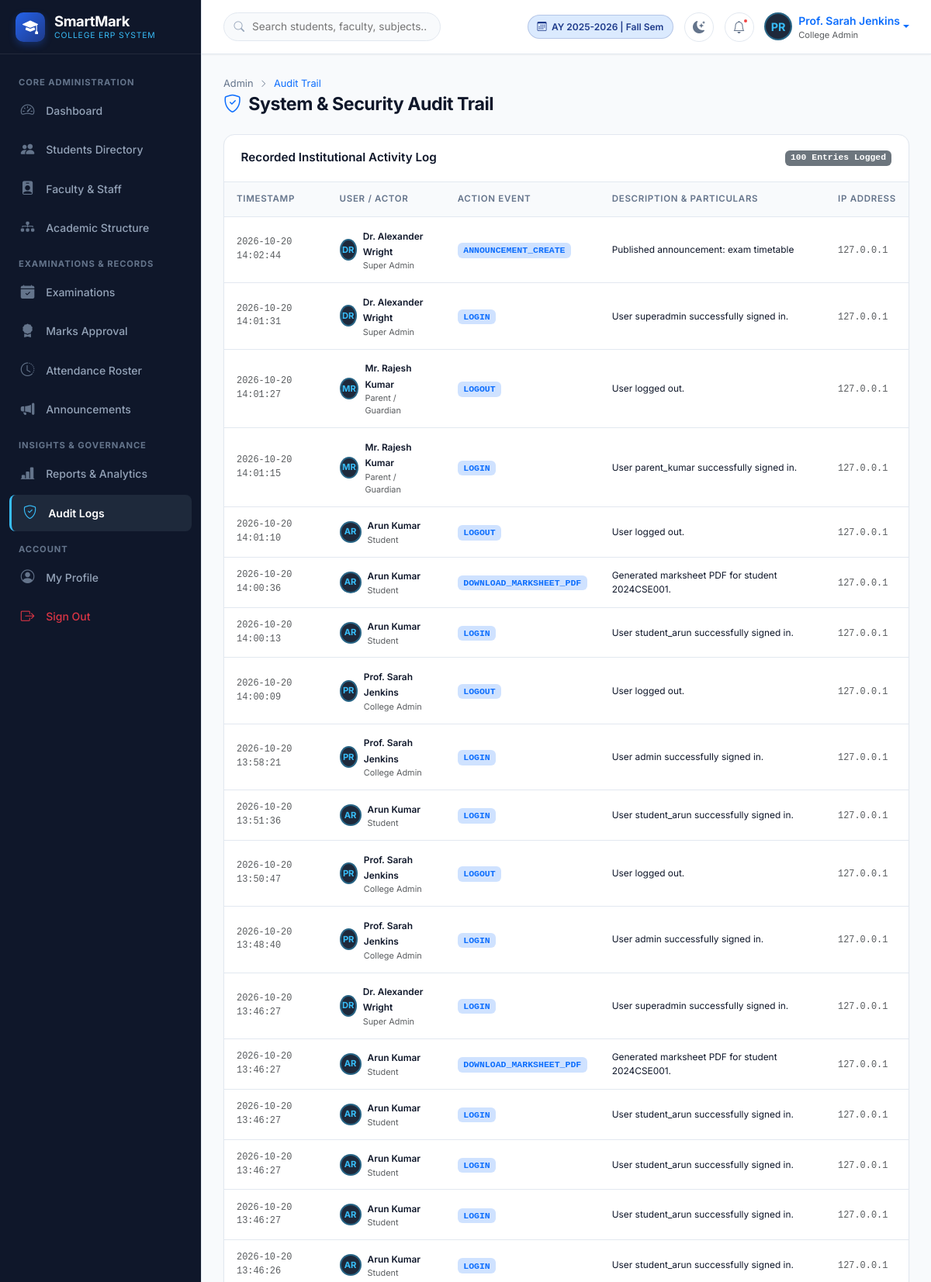
The page /admin/audit-logs (signed in, upper part) on the database its author committed.
### models/user.py (models this page shows, shortened)
class User(UserMixin, db.Model):
    __tablename__ = 'users'
    id = db.Column(db.Integer, primary_key=True)
    username = db.Column(db.String(64), unique=True, index=True, nullable=False)
    email = db.Column(db.String(120), unique=True, index=True, nullable=True)
    password_hash = db.Column(db.String(256), nullable=False)
    role = db.Column(db.String(20), nullable=False, default='student') # 'super_admin', 'admin', 'faculty', 'student', 'parent'
    full_name = db.Column(db.String(100), nullable=True)
    avatar_url = db.Column(db.String(255), nullable=True)
    is_active_account = db.Column(db.Boolean, default=True)
    created_at = db.Column(db.DateTime, default=datetime.utcnow)
    last_login = db.Column(db.DateTime)
    student = db.relationship('Student', backref='user', uselist=False, cascade='all, delete-orphan')
    faculty = db.relationship('Faculty', backref='user', uselist=False, cascade='all, delete-orphan')
    parent_links = db.relationship('ParentStudent', backref='parent_user', foreign_keys='ParentStudent.parent_user_id', lazy='dynamic')
    audit_logs = db.relationship('AuditLog', backref='user', lazy='dynamic')
    @property
    def is_active(self):
        return self.is_active_account
    def has_role(self, *roles):
        if self.role == 'super_admin' and 'admin' in roles:
            return True
        return self.role in roles
    @property
    def display_role(self):
        role_map = {
            'super_admin': 'Super Admin',
            'admin': 'College Admin',
            'faculty': 'Faculty Member',
            'student': 'Student',
            'parent': 'Parent / Guardian'
        }
        return role_map.get(self.role, self.role.capitalize())

### models/core.py (models this page shows, shortened)
class AuditLog(db.Model):
    __tablename__ = 'audit_logs'
    id = db.Column(db.Integer, primary_key=True)
    user_id = db.Column(db.Integer, db.ForeignKey('users.id'), nullable=True)
    action = db.Column(db.String(100), nullable=False)
    description = db.Column(db.Text, nullable=True)
    ip_address = db.Column(db.String(50), nullable=True)
    timestamp = db.Column(db.DateTime, default=datetime.utcnow)

### app.py (the view)
@app.route('/admin/audit-logs')
@login_required
@admin_required
def admin_audit_logs():
    logs = AuditLog.query.order_by(AuditLog.timestamp.desc()).limit(100).all()
    return render_template('admin/audit_logs.html', logs=logs)

### app.py (called while the page is built)
@login_manager.user_loader
def load_user(user_id):
    return User.query.get(int(user_id))

@app.context_processor
def inject_global_settings():
    college_name = SystemSetting.get('college_name', 'SmartMark College of Technology')
    active_ay = SystemSetting.get('active_academic_year', '2025-2026')
    return dict(app_college_name=college_name, app_active_academic_year=active_ay)

### models/core.py (called while the page is built)
    @classmethod
    def get(cls, key, default=None):
        setting = cls.query.filter_by(key=key).first()
        return setting.value if setting and setting.value is not None else default

### templates/admin/audit_logs.html (shortened to what this page needs)
{% extends "base.html" %}
{% block content %}
<div class="page-header">
    <div>
        <ul class="breadcrumb-custom">
            <li><a href="{{ url_for('admin_dashboard') }}">Admin</a></li>
            <li><i class="bi bi-chevron-right" style="font-size: 0.65rem;"></i></li>
            <li class="text-primary">Audit Trail</li>
        </ul>
        <h1 class="page-title">
            <i class="bi bi-shield-check text-primary"></i>
            System & Security Audit Trail
        </h1>
    </div>
</div>
<div class="card card-custom overflow-hidden">
    <div class="card-header d-flex justify-content-between align-items-center">
        <span class="fw-semibold">Recorded Institutional Activity Log</span>
        <span class="badge bg-secondary font-monospace">{{ logs|length }} Entries Logged</span>
    </div>
    <div class="table-responsive">
        <table class="table table-custom align-middle mb-0">
            <thead>
                <tr>
                    <th>Timestamp</th>
                    <th>User / Actor</th>
                    <th>Action Event</th>
                    <th>Description & Particulars</th>
                    <th>IP Address</th>
                </tr>
            </thead>
            <tbody>
                {% for log in logs %}
                <tr>
                    <td class="font-monospace small text-muted">
                        {{ log.timestamp.strftime('%Y-%m-%d %H:%M:%S') if log.timestamp else 'N/A' }}
                    </td>
                    <td>
                        {% if log.user %}
                        <div class="d-flex align-items-center gap-2">
                            <div class="user-avatar-sm" style="width: 28px; height: 28px; font-size: 0.7rem;">
                                {{ (log.user.full_name or log.user.username)[:2].upper() }}
                            </div>
                            <div>
                                <span class="fw-semibold small text-main">{{ log.user.full_name or log.user.username }}</span>
                                <div class="text-muted" style="font-size: 0.68rem;">{{ log.user.display_role }}</div>
                            </div>
                        </div>
                        {% else %}
                        <span class="badge bg-light text-muted border">System Automated</span>
                        {% endif %}
                    </td>
                    <td>
                        <span class="badge bg-primary-subtle text-primary font-monospace fw-bold" style="font-size: 0.72rem;">
                            {{ log.action }}
                        </span>
                    </td>
                    <td><div class="small text-main">{{ log.description }}</div></td>
                    <td><span class="font-monospace text-muted small">{{ log.ip_address or '127.0.0.1' }}</span></td>
                </tr>
                {% else %}
                <tr><td colspan="5" class="text-center py-4 text-muted">No audit logs recorded yet.</td></tr>
                {% endfor %}
            </tbody>
        </table>
    </div>
</div>
{% endblock %}

### templates/base.html (shortened to what this page needs)
<!DOCTYPE html>
<html lang="en" data-bs-theme="light">
<head>
    <link href="https://cdn.jsdelivr.net/npm/bootstrap@5.3.2/dist/css/bootstrap.min.css" rel="stylesheet">
    <link rel="stylesheet" href="https://cdn.jsdelivr.net/npm/bootstrap-icons@1.11.3/font/bootstrap-icons.min.css">
    <link rel="stylesheet" href="{{ url_for('static', filename='css/style.css') }}">
</head>
<body>
    <div class="app-wrapper">
        {% if current_user.is_authenticated %}
        <aside class="app-sidebar">
            <div class="sidebar-header">
                <a href="{{ url_for('index') }}" class="sidebar-brand">
                    <div class="sidebar-brand-icon">
                        <i class="bi bi-mortarboard-fill"></i>
                    </div>
                    <div>
                        <div class="sidebar-brand-text">SmartMark</div>
                        <span class="sidebar-brand-tag">College ERP System</span>
                    </div>
                </a>
            </div>
            <div class="sidebar-content">
                {% if current_user.role in ['super_admin', 'admin'] %}
                <div class="sidebar-section-title">Core Administration</div>
                <a href="{{ url_for('admin_dashboard') }}" class="nav-link-custom {% if request.endpoint == 'admin_dashboard' %}active{% endif %}">
                    <i class="bi bi-speedometer2"></i> <span>Dashboard</span>
                </a>
                <a href="{{ url_for('admin_students') }}" class="nav-link-custom {% if 'student' in request.endpoint and request.endpoint != 'student_dashboard' %}active{% endif %}">
                    <i class="bi bi-people-fill"></i> <span>Students Directory</span>
                </a>
                <a href="{{ url_for('admin_faculty') }}" class="nav-link-custom {% if 'faculty' in request.endpoint and request.endpoint != 'faculty_dashboard' %}active{% endif %}">
                    <i class="bi bi-person-badge-fill"></i> <span>Faculty & Staff</span>
                </a>
                <a href="{{ url_for('admin_departments_courses') }}" class="nav-link-custom {% if request.endpoint == 'admin_departments_courses' %}active{% endif %}">
                    <i class="bi bi-diagram-3-fill"></i> <span>Academic Structure</span>
                </a>
                <div class="sidebar-section-title">Examinations & Records</div>
                <a href="{{ url_for('admin_examinations') }}" class="nav-link-custom {% if request.endpoint == 'admin_examinations' %}active{% endif %}">
                    <i class="bi bi-calendar-check-fill"></i> <span>Examinations</span>
                </a>
                <a href="{{ url_for('admin_marks_approval') }}" class="nav-link-custom {% if request.endpoint == 'admin_marks_approval' %}active{% endif %}">
                    <i class="bi bi-award-fill"></i> <span>Marks Approval</span>
                </a>
                <a href="{{ url_for('admin_attendance') }}" class="nav-link-custom {% if request.endpoint == 'admin_attendance' %}active{% endif %}">
                    <i class="bi bi-clock-history"></i> <span>Attendance Roster</span>
                </a>
                <a href="{{ url_for('admin_announcements') }}" class="nav-link-custom {% if request.endpoint == 'admin_announcements' %}active{% endif %}">
                    <i class="bi bi-megaphone-fill"></i> <span>Announcements</span>
                </a>
                <div class="sidebar-section-title">Insights & Governance</div>
                <a href="{{ url_for('admin_reports') }}" class="nav-link-custom {% if request.endpoint == 'admin_reports' %}active{% endif %}">
                    <i class="bi bi-bar-chart-line-fill"></i> <span>Reports & Analytics</span>
                </a>
                <a href="{{ url_for('admin_audit_logs') }}" class="nav-link-custom {% if request.endpoint == 'admin_audit_logs' %}active{% endif %}">
                    <i class="bi bi-shield-check"></i> <span>Audit Logs</span>
                </a>
                {% elif current_user.role == 'parent' %}
                <div class="sidebar-section-title">Parent Portal</div>
                <a href="{{ url_for('parent_dashboard') }}" class="nav-link-custom {% if request.endpoint == 'parent_dashboard' %}active{% endif %}">
                    <i class="bi bi-speedometer2"></i> <span>Ward Overview</span>
                </a>
                {% endif %}
                <div class="sidebar-section-title">Account</div>
                <a href="{{ url_for('user_profile') }}" class="nav-link-custom {% if request.endpoint == 'user_profile' %}active{% endif %}">
                    <i class="bi bi-person-circle"></i> <span>My Profile</span>
                </a>
                <a href="{{ url_for('logout') }}" class="nav-link-custom text-danger">
                    <i class="bi bi-box-arrow-right text-danger"></i> <span>Sign Out</span>
                </a>
            </div>
        </aside>
        {% endif %}
        <div class="app-main {% if not current_user.is_authenticated %}m-0{% endif %}">
            {% if current_user.is_authenticated %}
            <header class="app-topbar">
                <div class="topbar-left">
                    <form class="topbar-search-form d-none d-md-block" action="{{ url_for('admin_students') if current_user.role in ['admin', 'super_admin'] else '#' }}" method="GET">
                        <input type="text" name="q" class="topbar-search-input" placeholder="Search students, faculty, subjects..." value="{{ request.args.get('q', '') }}">
                    </form>
                </div>
                <div class="topbar-right">
                    <div class="academic-year-badge d-none d-sm-flex">
                        <i class="bi bi-calendar3"></i>
                        <span>AY 2025-2026 | Fall Sem</span>
                    </div>
                    <button class="topbar-btn" id="themeToggleBtn" title="Toggle Light/Dark Theme">
                    </button>
                    <div class="dropdown">
                        <button class="topbar-btn" data-bs-toggle="dropdown" aria-expanded="false" title="Notifications">
                            <i class="bi bi-bell"></i>
                            <span class="notification-pulse"></span>
                        </button>
                    </div>
                    <div class="dropdown">
                        <a href="#" class="d-flex align-items-center text-decoration-none dropdown-toggle" data-bs-toggle="dropdown">
                            <div class="user-avatar-sm me-2">
                                {{ (current_user.full_name or current_user.username)[:2].upper() }}
                            </div>
                            <div class="d-none d-lg-block text-start">
                                <div class="fw-semibold text-truncate small" style="max-width: 140px;">
                                    {{ current_user.full_name or current_user.username }}
                                </div>
                                <div class="text-muted" style="font-size: 0.7rem;">
                                    {{ current_user.display_role }}
                                </div>
                            </div>
                        </a>
                    </div>
                </div>
            </header>
            {% endif %}
            <main class="app-content">
                {% block content %}{% endblock %}
            </main>
        </div>
    </div>
</body>
</html>

### rows shown on the page
User: full_name "PR", full_name "Prof. Sarah Jenkins", display_role "College Admin"
AuditLog: timestamp "2026-10-20 14:02:44", user "Dr. Alexander Wright", user.display_role "Super Admin", action "ANNOUNCEMENT_CREATE", description "Published announcement: exam timetable", ip_address "127.0.0.1"
User: full_name "DR"
AuditLog: timestamp "2026-10-20 14:01:31", user "Dr. Alexander Wright", user.display_role "Super Admin", action "LOGIN", description "User superadmin successfully signed in.", ip_address "127.0.0.1"
AuditLog: timestamp "2026-10-20 14:01:27", user "Mr. Rajesh Kumar", user.display_role "Parent / Guardian", action "LOGOUT", description "User logged out.", ip_address "127.0.0.1"
User: full_name "MR"
AuditLog: timestamp "2026-10-20 14:01:15", user "Mr. Rajesh Kumar", user.display_role "Parent / Guardian", action "LOGIN", description "User parent_kumar successfully signed in.", ip_address "127.0.0.1"
AuditLog: timestamp "2026-10-20 14:01:10", user "Arun Kumar", user.display_role "Student", action "LOGOUT", description "User logged out.", ip_address "127.0.0.1"
User: full_name "AR"
AuditLog: timestamp "2026-10-20 14:00:36", user "Arun Kumar", user.display_role "Student", action "DOWNLOAD_MARKSHEET_PDF", description "Generated marksheet PDF for student 2024CSE001.", ip_address "127.0.0.1"
AuditLog: timestamp "2026-10-20 14:00:13", user "Arun Kumar", user.display_role "Student", action "LOGIN", description "User student_arun successfully signed in.", ip_address "127.0.0.1"
AuditLog: timestamp "2026-10-20 14:00:09", user "Prof. Sarah Jenkins", user.display_role "College Admin", action "LOGOUT", description "User logged out.", ip_address "127.0.0.1"
AuditLog: timestamp "2026-10-20 13:58:21", user "Prof. Sarah Jenkins", user.display_role "College Admin", action "LOGIN", description "User admin successfully signed in.", ip_address "127.0.0.1"
AuditLog: timestamp "2026-10-20 13:51:36", user "Arun Kumar", user.display_role "Student", action "LOGIN", description "User student_arun successfully signed in.", ip_address "127.0.0.1"
AuditLog: timestamp "2026-10-20 13:50:47", user "Prof. Sarah Jenkins", user.display_role "College Admin", action "LOGOUT", description "User logged out.", ip_address "127.0.0.1"
AuditLog: timestamp "2026-10-20 13:48:40", user "Prof. Sarah Jenkins", user.display_role "College Admin", action "LOGIN", description "User admin successfully signed in.", ip_address "127.0.0.1"
AuditLog: timestamp "2026-10-20 13:46:27", user "Dr. Alexander Wright", user.display_role "Super Admin", action "LOGIN", description "User superadmin successfully signed in.", ip_address "127.0.0.1"
AuditLog: timestamp "2026-10-20 13:46:27", user "Arun Kumar", user.display_role "Student", action "DOWNLOAD_MARKSHEET_PDF", description "Generated marksheet PDF for student 2024CSE001.", ip_address "127.0.0.1"
AuditLog: timestamp "2026-10-20 13:46:27", user "Arun Kumar", user.display_role "Student", action "LOGIN", description "User student_arun successfully signed in.", ip_address "127.0.0.1"
AuditLog: timestamp "2026-10-20 13:46:27", user "Arun Kumar", user.display_role "Student", action "LOGIN", description "User student_arun successfully signed in.", ip_address "127.0.0.1"
AuditLog: timestamp "2026-10-20 13:46:27", user "Arun Kumar", user.display_role "Student", action "LOGIN", description "User student_arun successfully signed in.", ip_address "127.0.0.1"
AuditLog: timestamp "2026-10-20 13:46:26", user "Arun Kumar", user.display_role "Student", action "LOGIN", description "User student_arun successfully signed in.", ip_address "127.0.0.1"

### other values the page prints
{{ logs|length }} "100"
